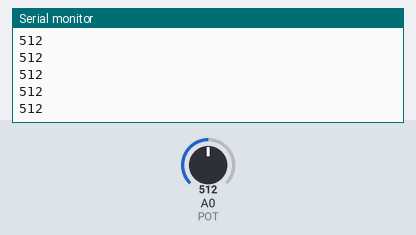
Bench run of a sketch on a simulated Arduino Uno, built with avr-gcc and run on an emulated ATmega328P. On the bench: the last lines printed to the serial monitor. The test bench sets the inputs (shaded band); at power-on: A0 (POT) = 512.

Above: at 1.3 s.
1.4 s: A0 (POT) set to 716
At 2.4 s:
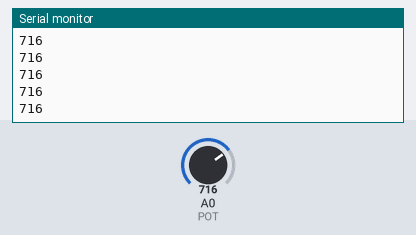
2.9 s: A0 (POT) set to 900
At 3.8 s:
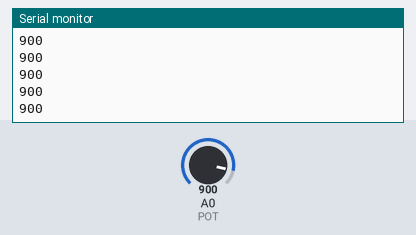
Timing chart, 0 to 5.9 s (numbered marks = the images above; inputs shaded):
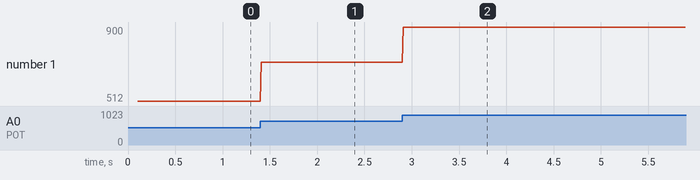

Measured:
- after the input at 1.4 s, the serial monitor: prints a new line at once (image 1)
- after the input at 2.9 s, the serial monitor: prints a new line at once (image 2)
- plotted number 1: 512 → 716 after the input at 1.4 s, 716 → 900 after the input at 2.9 s

The sketch:

arduinoPoti.ino
```cpp
// Arduino UNO: Pot on A0 -> prints 0..1023 at 115200 baud
const int POT = A0;

void setup() {
  Serial.begin(115200);
  // Optional: small settle delay
  delay(100);
}

void loop() {
  int v = analogRead(POT);     // 0..1023
  Serial.println(v);           // one value per line
  delay(10);                   // ~100 Hz
}
```
